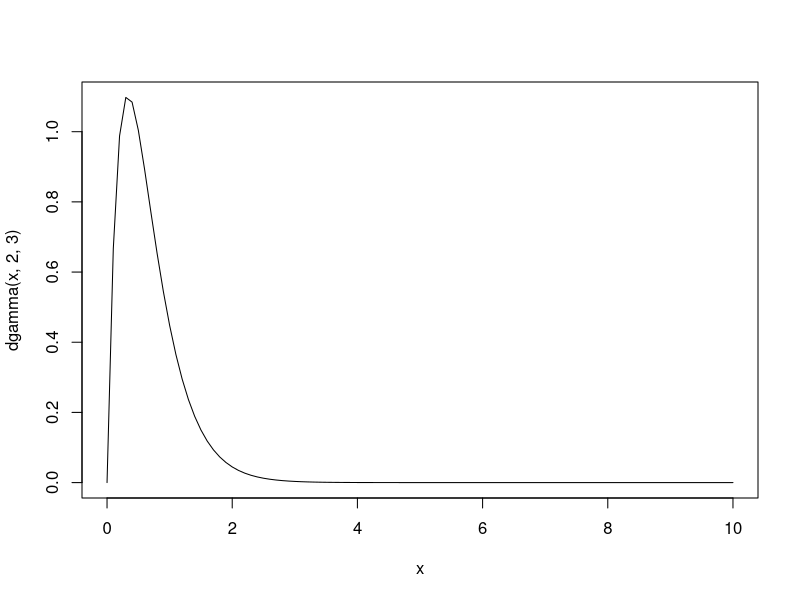
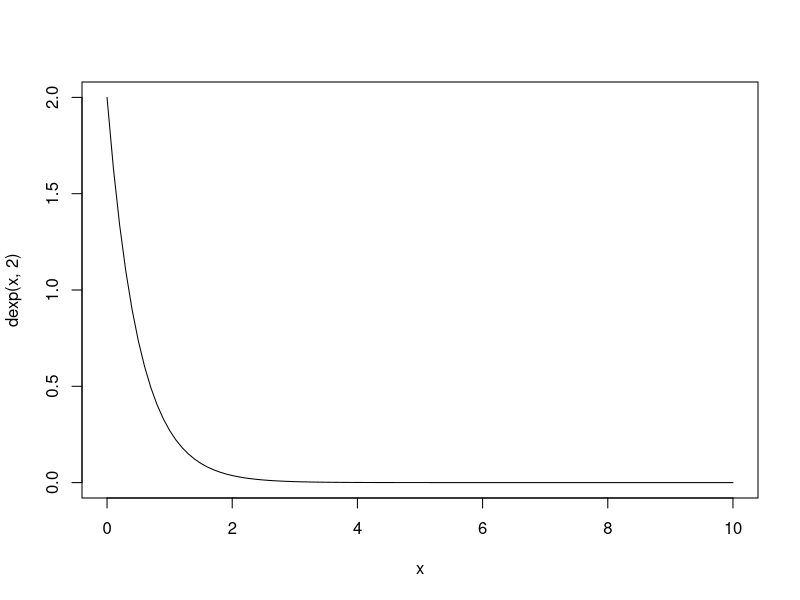

Write the R code that produced these figures, in order. (Note: this script raises an error after producing the figures.)
#Zadanie1
Niter = 10000
Nobs = 100
df = 5
wyniki = rep(NA, Niter)

for (x in 1:Niter){
  rt = rt(Nobs, df)
  KS = ks.test(rt, "pt", df)
  wyniki[x] = (KS$p.value>0.05)
}

prawidlowe = which(wyniki==TRUE)
liczba.przy = length(prawidlowe)
proc = liczba.przy/Niter
proc

#Zadanie2

curve(dgamma(x,2,3), from=0, to=10)
curve(dexp(x,2), from=0, to=10)

#Zadanie3
Niter = 15000
Nobs = 200
df1 = 2
df2 = 3
wyniki = rep(NA, Niter)

for (x in 1:Niter){
  gamma = rgamma(Nobs, df1, df2)
  KS = ks.test(gamma, "pexp", 2)
  wyniki[x]=(KS$p.value>0.05)
}

(popr = which(wyniki==TRUE))
liczba = length(popr)
proc = liczba/Niter
proc

#Zadanie 6

data = read.csv("beef.csv", header = TRUE, sep=",")
y = log(data$QB)
n = nrow(data)
x = rep(1, n)
x = cbind(x, log(data$IN), log(data$PB), log(data$PL), log(data$PP))

k = ncol(data)-1
beta = solve((t(x)%*%x))%*%t(x)%*%y
beta
(e = y - x%*%beta)
(s2e = sum(e^2)/(n-5))
(vcov = s2e*solve(t(x)%*%x))
t = beta[2]/(vcov[2,2]**0.5)
t
lb = qt(0.025,n-k-1)
ub=qt(0.975,n-k-1)
lb
ub

RSS = sum(e^2)
TSS = sum((y-mean(y))^2)
(R2 = 1 - RSS/TSS)
(R2adj = 1 -(N-1)/(N-k)*(1-R2))

#Zadanie7
y = c(5,4,3,2,1)
x = c(1,2,3,4,5)

plot(x,y)
beta = solve(t(x)%*%x)%*%t(x)%*%y
beta
(e = y - x%*%beta)
(s2e = sum(e^2)/(n-1))
RSS = sum(e^2)
TSS = sum((y-mean(y))^2)
(R2 = 1 - RSS/TSS)